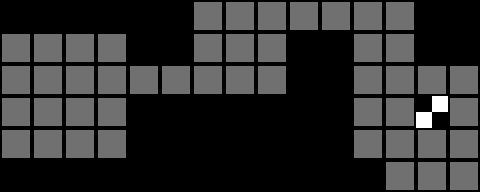

Rendered tile map (Tiled .tmx) drawn with the repository's tilesets; below, a short description and the full map source, tile grids included:
An orthogonal 15x6 tile map with 32x32 px tiles, 1 tile layer (Tile Layer 1).

<map version="1.0" tiledversion="1.1.6" orientation="orthogonal" renderorder="right-down" width="15" height="6" tilewidth="32" tileheight="32" infinite="0" nextobjectid="1">
 <tileset firstgid="1" source="Bloxorz_tileset.tsx" />
 <layer name="Tile Layer 1" width="15" height="6">
  <data encoding="csv">
0,0,0,0,0,0,1,1,1,1,1,1,1,0,0,
1,1,1,1,0,0,1,1,1,0,0,1,1,0,0,
1,1,1,1,1,1,1,1,1,0,0,1,1,1,1,
1,1,1,1,0,0,0,0,0,0,0,1,1,3,1,
1,1,1,1,0,0,0,0,0,0,0,1,1,1,1,
0,0,0,0,0,0,0,0,0,0,0,0,1,1,1
</data>
 </layer>
</map>
